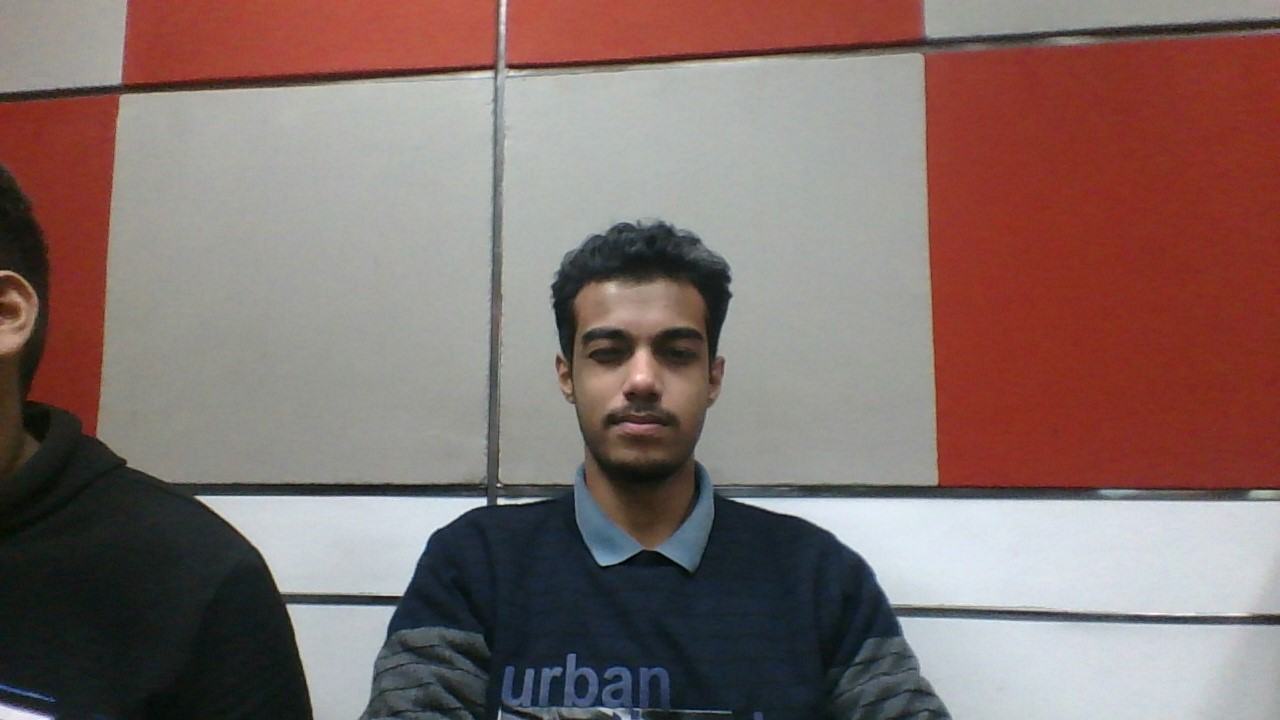
#> input picture data/Aditya/im01.jpg, 1280 x 720 px, given in place of the camera
$ python cam.py
#> lines starting #> are read from the running program, lines starting #| are printed output that depends on the picture; after the words box and inside, x2 and y2 are one past the last pixel; in counts of white or black regions, pixels touching at a corner belong together
### recognize.py
import numpy as np
import cv2


def dist(x, y, t = 'A') :
    if t == 'A' :
        return np.sqrt(((x-y)**2 ).sum())
    elif t == 'B' :
    	return abs(x-y).sum()

def knn (x_train , y_train , x , k = 5) :
    vals = []
    for ix in range(x_train.shape[0]) :
        v = [dist(x , x_train[ix , : ] , 'A') , y_train[ix] ]
        vals.append(v)
    updated_vals = sorted (vals , key = lambda x : x[0])
    pred_arr = np.asarray(updated_vals[:k])
#     for numpy.__version__ >= 1.9
    pred_arr = np.unique(pred_arr[: , 1], return_counts = True)
    pred = pred_arr[1].argmax()
    return pred_arr[0][pred]

face = np.load('./data/my_face_data.npy')
#> (reads data/my_face_data.npy from the repository)
label = np.load('./data/my_face_labels.npy')
#> (reads data/my_face_labels.npy from the repository)


def recognize_face(im):
    out = ''
    try :
        im = cv2.resize(im, (100, 100))

        im = im.flatten()
        p = knn (face , label , im , k = 5)
        out = p
    except :
        pass
    return out

### cam.py
import cv2
from recognize import recognize_face
# import numpy as np

rgb = cv2.VideoCapture(0)
facec = cv2.CascadeClassifier('haarcascade_frontalface_default.xml')
# print facec
font = cv2.FONT_HERSHEY_SIMPLEX


while True:
    _, fr = rgb.read()
#> fr is the input picture: shape (720, 1280, 3); mean B, G, R 106.3, 109.9, 130.3

    gray = cv2.cvtColor(fr, cv2.COLOR_BGR2GRAY)
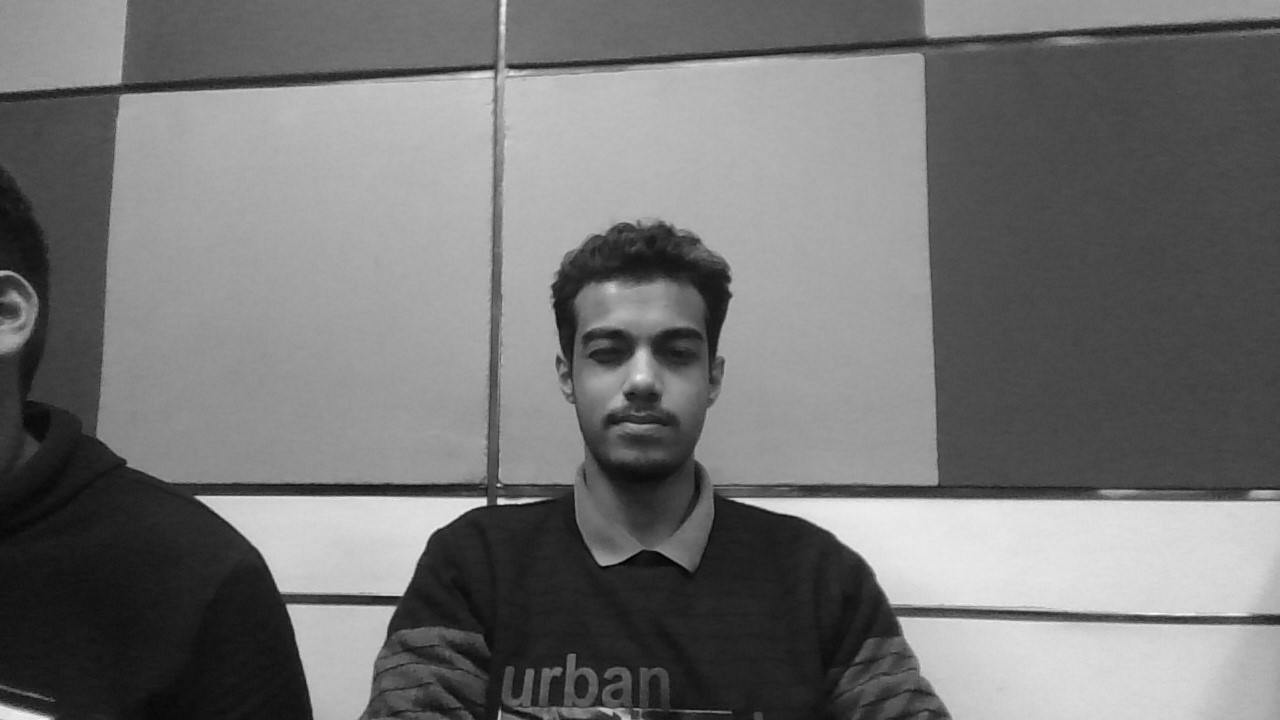
#> gray: shape (720, 1280); min 2, max 253, mean 115.6
    # print gray.shape
    faces = facec.detectMultiScale(gray, 1.3, 5)
#> faces = [[536, 268, 212, 212]]

    for (x,y,w,h) in faces:

        if not any([w,x, y, h]) :
            continue

        fc = gray[x:x+w, y:y+h]
        out = recognize_face(fc)

        cv2.putText(gray, out, (x, y), font, 1, (255, 255, 0), 2)
        cv2.rectangle(gray,(x,y),(x+w,y+h),(255,0,0),2)
#> this loop made 1 pass
#> (x, y, w, h, out) on pass 1: (536, 268, 212, 212, '')
#> pass 1, `fc = gray[x:x+w, y:y+h]`:
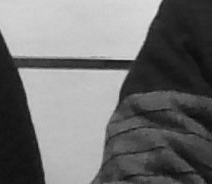
#> fc: shape (184, 212); min 8, max 225, mean 113.2
#> pass 1, in recognize_face, `im = cv2.resize(im, (100, 100))`:
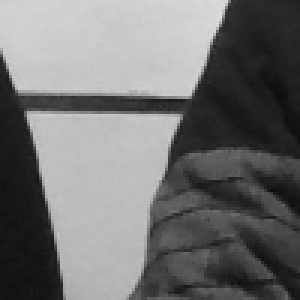
#> im: shape (100, 100) (shown 3 times larger); min 12, max 220, mean 113.1
#> after the loop:
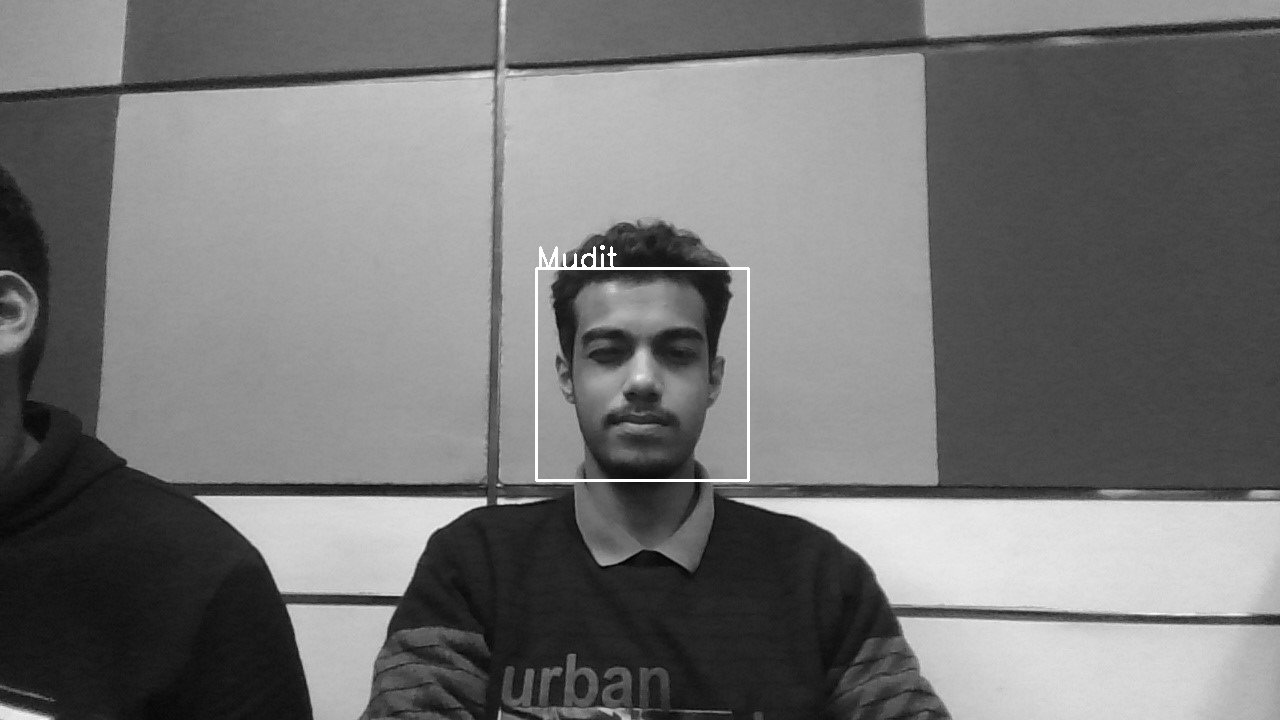
#> gray: shape (720, 1280); 0.34% of pixels changed, all inside (x1, y1, x2, y2) = (535, 245, 750, 482)


    cv2.imshow('gray', gray)
    if cv2.waitKey(1) == 27:
#> (key Esc is pressed here)
        break

cv2.destroyAllWindows()
